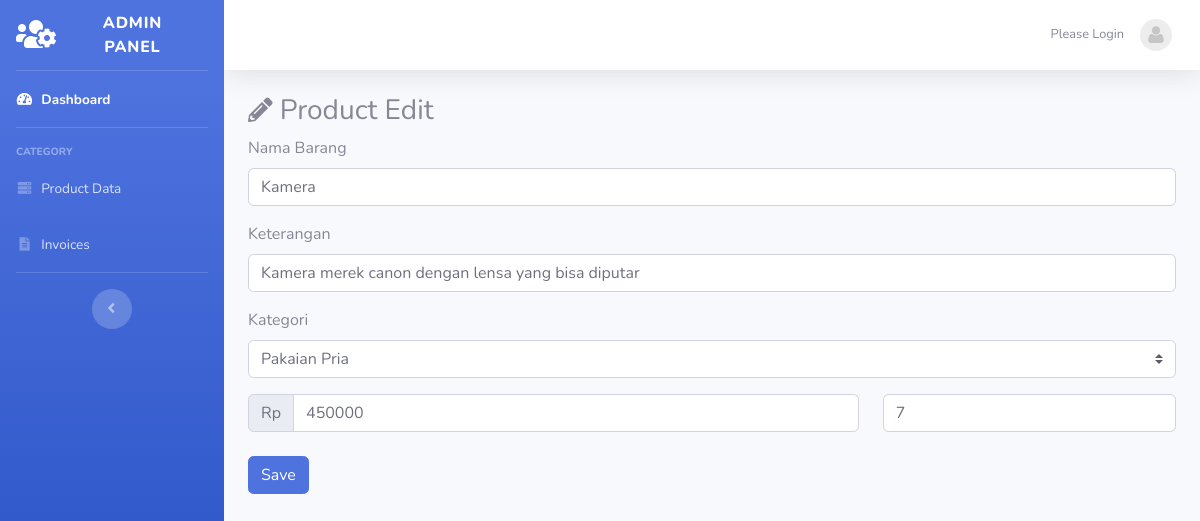
Screenshot of /admin/Data_barang/edit/3 with the database file from the repository.
### tables this page shows
CREATE TABLE `tb_barang` (
  `id_brg` int(11) NOT NULL,
  `nama_brg` varchar(120) NOT NULL,
  `keterangan_brg` varchar(225) NOT NULL,
  `kategori_brg` varchar(60) NOT NULL,
  `harga_brg` int(11) NOT NULL,
  `stok_brg` int(4) NOT NULL,
  `gambar_brg` text NOT NULL
);

### application/controllers/admin/Data_barang.php (called while the page is built, shortened)
<?php
class Data_barang extends CI_Controller
{
    public function edit($id)
    {
        $where = array('id_brg' => $id);
        $data['barang'] = $this->Model_barang->editBarang($where, 'tb_barang')->result_array();
        $this->load->view('templatesadmin/header');
        $this->load->view('templatesadmin/sidebar');
        $this->load->view('admin/editbarang', $data);
        $this->load->view('templatesadmin/footer');
    }
}

### index.php (called while the page is built, shortened)
<?php
require_once BASEPATH.'core/CodeIgniter.php';

### application/models/Model_barang.php (called while the page is built, shortened)
<?php
class Model_barang extends CI_Model
{
    public function editBarang($where, $table)
    {
        return $this->db->get_where($table, $where);
    }
}

### application/views/admin/editbarang.php (the view, shortened to what this page needs)
<div class="container-fluid">
    <h3><i class="fas fa-sm fa-pencil-alt"></i> Product Edit</h3>
    <?php foreach ($barang as $brg) : ?>
        <form method="post" action="<?= base_url('') . 'admin/Data_barang/update' ?>">
            <div class="form-group">
                <label for="nama_brg">Nama Barang</label>
                <input class="form-control" type="text" name="nama_brg" id="nama_brg" autocomplete="off" value="<?= $brg['nama_brg'] ?>">
            </div>
            <div class="form-group">
                <label for="keterangan_brg">Keterangan</label>
                <input class="form-control" type="text" name="keterangan_brg" id="keterangan_brg" autocomplete="off" value="<?= $brg['keterangan_brg'] ?>">
            </div>
            <div class="form-group">
                <label for="kategori_brg">Kategori</label>
                <select class="custom-select" name="kategori_brg" id="kategori_brg" value="<?= $brg['kategori_brg'] ?>">
                    <option value="Pakaian Pria">Pakaian Pria</option>
                </select>
            </div>
            <div class="form-group">
                <div class="row">
                    <div class="col-8">
                        <div class="input-group mb-2">
                            <div class="input-group-prepend">
                                <div class="input-group-text">Rp</div>
                            </div>
                            <input name="harga_brg" type="text" class="form-control" placeholder="Harga" autocomplete="off" value="<?= $brg['harga_brg'] ?>">
                        </div>
                    </div>
                    <div class="col-4">
                        <input name="stok_brg" type="text" class="form-control" placeholder="Stok" autocomplete="off" value="<?= $brg['stok_brg'] ?>">
                    </div>
                </div>
            </div>
            <button type="submit" class="btn btn-primary">Save</button>
        </form>
    <?php endforeach; ?>
</div>

### rows the page displays
tb_barang: nama_brg "Kamera", keterangan_brg "Kamera merek canon dengan lensa yang bisa diputar", kategori_brg "Pakaian Pria", harga_brg "450000", stok_brg "7"
